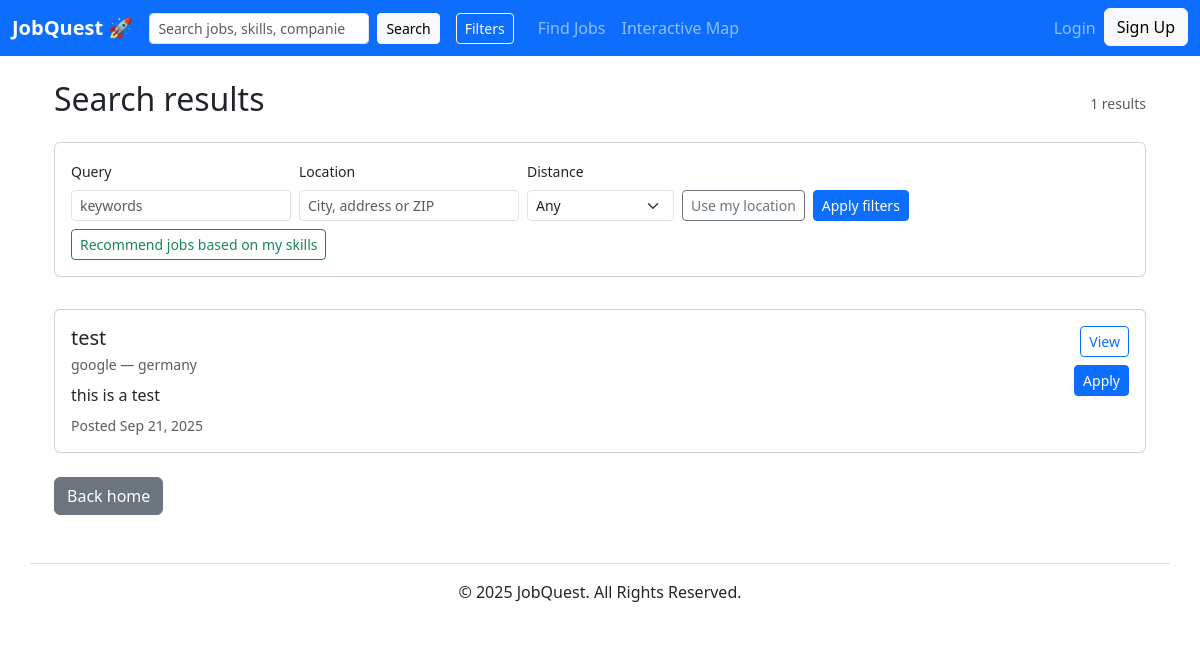
The app's page /search/, older data.
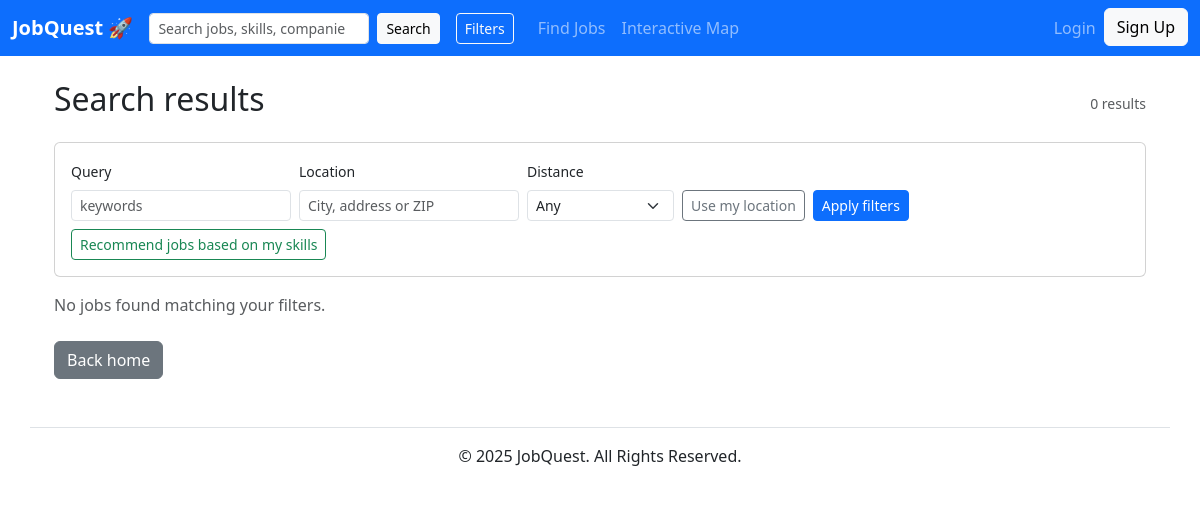
The same page, newer data.
### jobs/models.py (models this page shows, shortened)
class Job(models.Model):
	title = models.CharField(max_length=255)
	company = models.CharField(max_length=255, blank=True)
	location = models.CharField(max_length=255, blank=True)
	description = models.TextField(blank=True)
	posted_at = models.DateTimeField(default=timezone.now)
	latitude = models.FloatField(null=True, blank=True)
	longitude = models.FloatField(null=True, blank=True)
	salary_min = models.IntegerField(null=True, blank=True)
	salary_max = models.IntegerField(null=True, blank=True)
	VISA_CHOICES = [
		('none', 'None'),
		('sponsor', 'Sponsorship available'),
	]
	visa_sponsorship = models.CharField(max_length=32, choices=VISA_CHOICES, default='none')
	owner = models.ForeignKey(User, on_delete=models.CASCADE, related_name="jobs", null=True, blank=True)

### jobs/views.py (the view, shortened to what this page needs)
# urls.py: path('', views.search, name='search'),
def search(request):
    q = request.GET.get('q', '').strip()
    location = request.GET.get('location', '').strip()
    salary_min = request.GET.get('salary_min', '')
    salary_max = request.GET.get('salary_max', '')
    work_type = request.GET.get('work_type', '')
    visa = request.GET.get('visa_sponsorship', '')
    qs = Job.objects.all()
    radius = request.GET.get('radius', '').strip()
    lat = request.GET.get('lat', '').strip()
    lon = request.GET.get('lon', '').strip()
    try:
        radius_f = float(radius) if radius != '' else None
        lat_f = float(lat) if lat != '' else None
        lon_f = float(lon) if lon != '' else None
    except (ValueError, TypeError):
        radius_f = lat_f = lon_f = None
    context_jobs = qs
    if radius_f is None:
        if q:
            context_jobs = qs.filter(Q(title__icontains=q) | Q(company__icontains=q)).order_by('-posted_at')
        else:
            context_jobs = qs.order_by('-posted_at')
    context = {
        'q': q,
        'location': location,
        'salary_min': salary_min,
        'salary_max': salary_max,
        'work_type': work_type,
        'visa': visa,
        'jobs': context_jobs,
    }
    return render(request, 'jobs/search_results.html', context)

### accounts/context_processors.py (called while the page is built)
def user_profile(request):
    user = getattr(request, 'user', None)
    profile = None
    if user and user.is_authenticated:
        try:
            profile = user.profile
        except Exception:
            profile = None
    return {'user_profile': profile}

### jobs/templates/jobs/search_results.html (shortened to what this page needs)
{% extends 'base.html' %}
{% block content %}
<div class="container mt-4">
  <div class="d-flex justify-content-between align-items-center">
    <h2>Search results</h2>
    <div class="text-muted small">{{ jobs|length }} results</div>
  </div>
  <div class="card mt-3">
    <div class="card-body">
      <form id="filters-form" method="get" class="row gx-2 gy-2 align-items-end">
        <div class="col-auto">
          <label class="form-label small">Query</label>
          <input type="text" name="q" value="{{ q }}" class="form-control form-control-sm" placeholder="keywords">
        </div>
        <div class="col-auto">
          <label class="form-label small">Location</label>
          <input id="filter-location" type="text" name="location" value="{{ location }}" class="form-control form-control-sm" placeholder="City, address or ZIP">
        </div>
        <div class="col-auto">
          <label class="form-label small">Distance</label>
          <select id="filter-radius" name="radius" class="form-select form-select-sm">
            <option value="">Any</option>
          </select>
        </div>
        <div class="col-auto">
          <button id="use-my-location-filter" class="btn btn-outline-secondary btn-sm">Use my location</button>
        </div>
        <div class="col-auto">
          <button type="submit" class="btn btn-primary btn-sm">Apply filters</button>
        </div>
        <div class="col-auto">
          <a href="{% url 'jobs:suggested_jobs' %}" class="btn btn-outline-success btn-sm">Recommend jobs based on my skills</a>
        </div>
      </form>
    </div>
  </div>
  {% if jobs %}
    <div class="row gy-3 mt-3">
      {% for job in jobs %}
        <div class="col-12">
          <div class="card">
            <div class="card-body d-flex justify-content-between align-items-start">
              <div>
                <h5 class="mb-1">{{ job.title }}</h5>
                <div class="text-muted small">{{ job.company }} — {{ job.location }}</div>
                <p class="mt-2 mb-0 text-truncate" style="max-height:3.6em; overflow:hidden;">{{ job.description }}</p>
                <div class="text-muted small mt-2">Posted {{ job.posted_at|date:"M d, Y" }}</div>
              </div>
              <div class="ms-3 d-flex flex-column align-items-end">
                <a href="{% url 'jobs:job_detail' job.pk %}" class="btn btn-outline-primary btn-sm mb-2">View</a>
                <a href="{% url 'jobs:apply' job.pk %}" class="btn btn-primary btn-sm">Apply</a>
              </div>
            </div>
          </div>
        </div>
      {% endfor %}
    </div>
  {% else %}
    <p class="text-muted mt-3">No jobs found matching your filters.</p>
  {% endif %}
  <div class="mt-4">
    <a href="/" class="btn btn-secondary">Back home</a>
  </div>
</div>
{% endblock %}

Row changes from the older to the newer data that the page shows:
removed Job: title "test", company "google", location "germany", description "this is a test", posted_at "Sep 21, 2025"
Text that changed along with them:
{{ jobs|length }}: "1" → "0"
text now shown: "No jobs found matching your filters."
